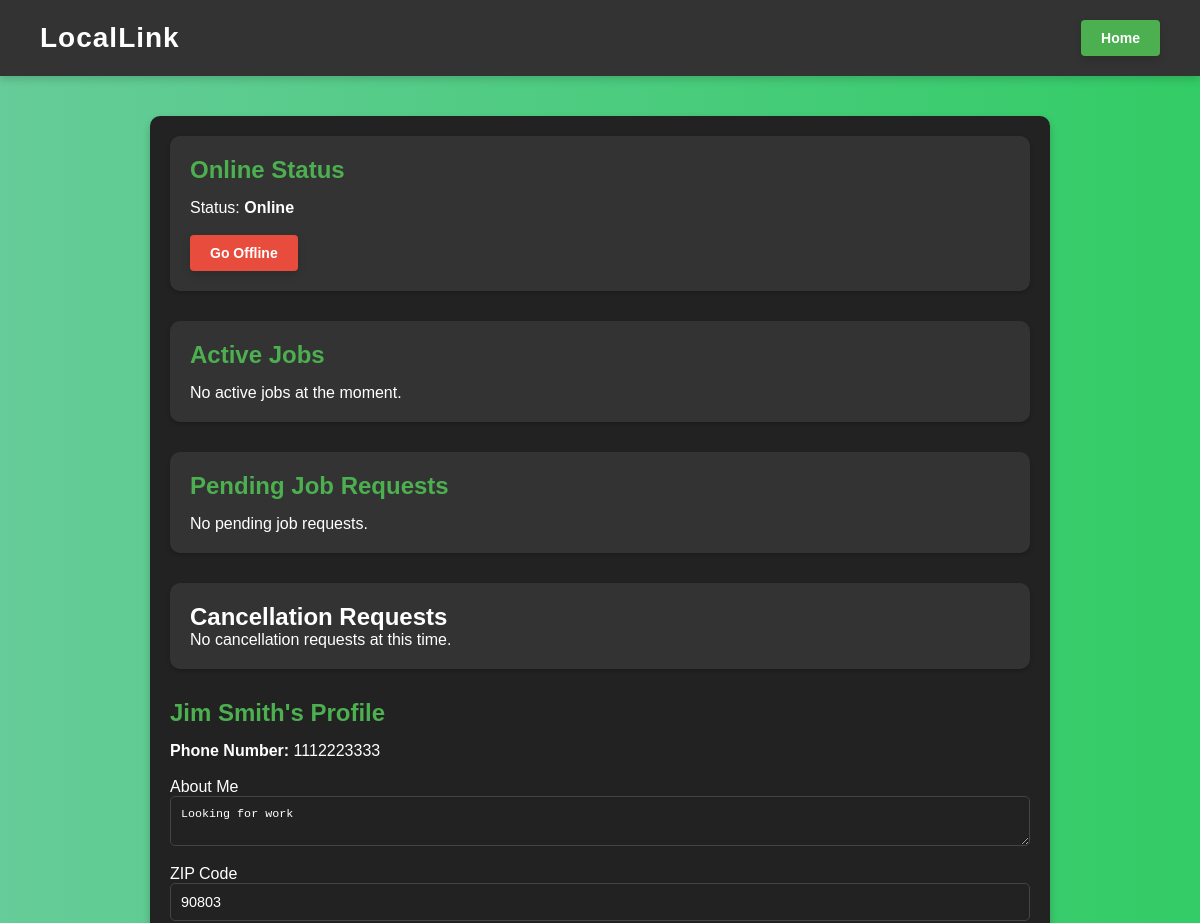
/profile/3 (signed in, upper part), run on an earlier commit of the app's database.
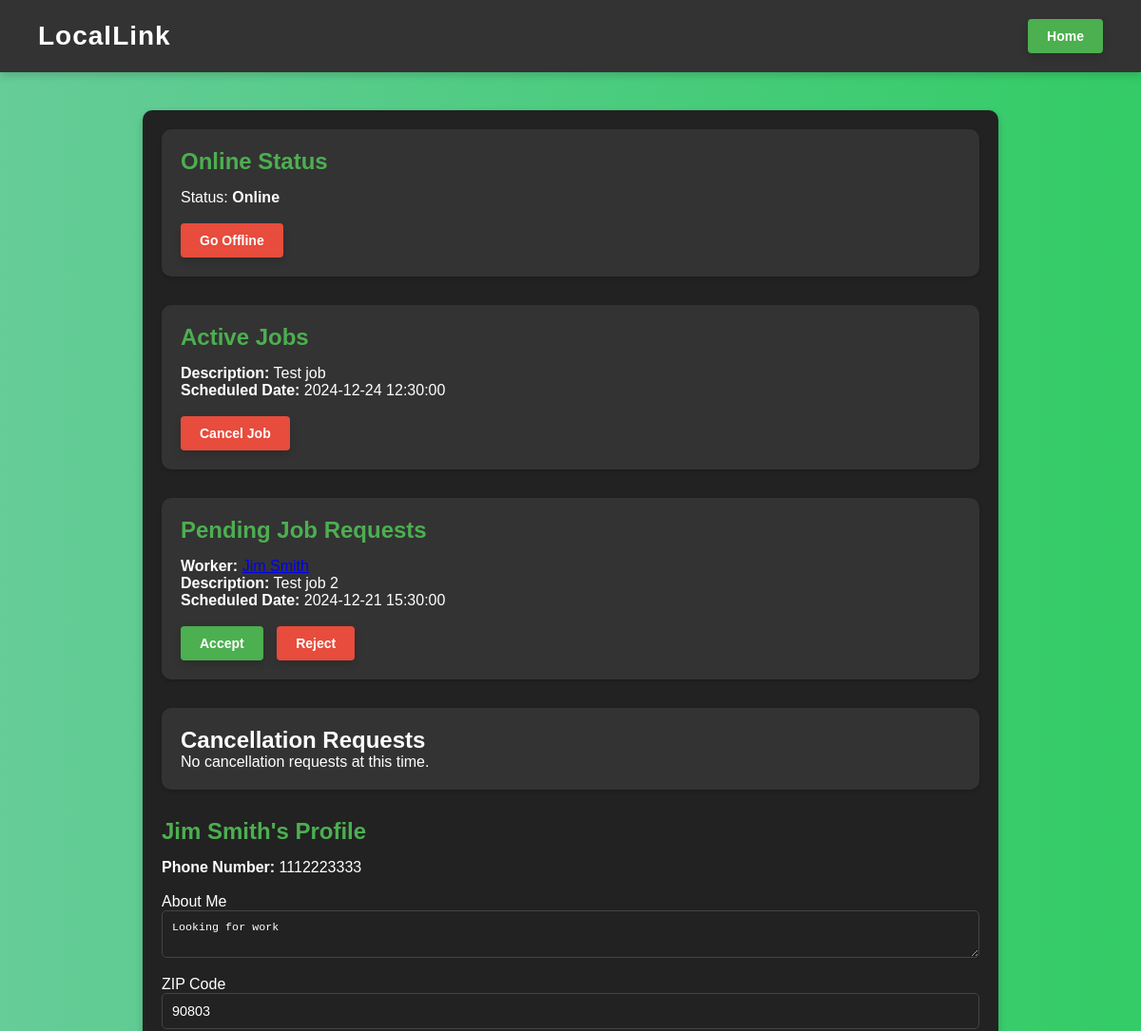
And on a later commit of the database.
### app/models/worker.py (models this page shows, shortened)
class Worker(db.Model):
    __tablename__ = 'workers'
    id = db.Column(db.Integer, primary_key=True)
    profile_picture = db.Column(db.String(200))
    name = db.Column(db.String(100), nullable=False)
    phone_number = db.Column(db.String(15), unique=True, nullable=False)
    password = db.Column(db.String(200), nullable=False)
    zip_code = db.Column(db.String(10), nullable=False)
    travel_distance = db.Column(db.Integer, nullable=False)
    user_role = db.Column(db.String(50), default='regular')
    about_me = db.Column(db.Text, nullable=True)
    is_online = db.Column(db.Boolean, default=False)
    auto_offline_time = db.Column(db.DateTime, nullable=True)
    job_postings = db.relationship('JobPosting', back_populates='worker')
    contracts = db.relationship('Contract', back_populates='worker')
    skills = db.relationship('Skill', back_populates='worker')  # Add this line

### app/models/contract.py (models this page shows)
class Contract(db.Model):
    __tablename__ = 'contracts'
    id = db.Column(db.Integer, primary_key=True)
    worker_id = db.Column(db.Integer, db.ForeignKey('workers.id'), nullable=False)
    employer_id = db.Column(db.Integer, db.ForeignKey('employers.id'), nullable=False)
    job_posting_id = db.Column(db.Integer, db.ForeignKey('job_postings.id'), nullable=True)
    description = db.Column(db.String(500), nullable=True)  # New column for job description
    status = db.Column(db.String(50), default='pending')  # pending, accepted, completed, etc.
    created_at = db.Column(db.DateTime, default=datetime.utcnow)
    job_date = db.Column(db.DateTime, nullable=False)  # Job date
    worker = db.relationship('Worker', back_populates='contracts')
    employer = db.relationship('Employer', back_populates='contracts')
    job_posting = db.relationship('JobPosting', backref='contracts')

### app/routes/worker_routes.py (the view, shortened to what this page needs)
@worker_bp.route('/profile/<int:worker_id>', methods=['GET', 'POST'])
def worker_profile(worker_id):
    worker = Worker.query.get_or_404(worker_id)
    if session.get('worker_id') != worker_id:
        flash("You are not authorized to view this profile.", "danger")
        return redirect(url_for('home.home'))
    form = WorkerProfileForm(obj=worker)
    pending_requests = Contract.query.filter_by(worker_id=worker_id, status='pending').all()
    active_jobs = Contract.query.filter_by(worker_id=worker_id, status='accepted').all()
    cancel_requests = Contract.query.filter_by(worker_id=worker_id, status='cancel_requested').all()
    worker_skills = Skill.query.filter_by(worker_id=worker_id).all()
    return render_template(
        'worker_profile.html',
        worker=worker,
        form=form,
        skills=worker_skills,
        pending_requests=pending_requests,
        active_jobs=active_jobs,
        cancel_requests=cancel_requests,
    )

### app/forms.py
class WorkerProfileForm(FlaskForm):
    about_me = TextAreaField('About Me', validators=[DataRequired()])
    zip_code = StringField('ZIP Code', validators=[DataRequired()])
    travel_distance = IntegerField('Travel Distance (miles)', validators=[DataRequired(), NumberRange(min=1)])
    skill_name = StringField('Skill Name', validators=[Optional()])
    experience_level = IntegerField('Experience Level (1-5)', validators=[Optional(), NumberRange(min=1, max=5)])
    description = TextAreaField('Skill Description', validators=[Optional()])
    rate_type = SelectField(
        'Rate Type',
        choices=[('fixed', 'Fixed'), ('hourly', 'Hourly'), ('negotiable', 'Negotiable')],
        default='negotiable'
    )
    rate_value = FloatField(
        'Rate Value',
        validators=[Optional(), NumberRange(min=0)],
        render_kw={"placeholder": "Leave blank if negotiable"}
    )
    submit = SubmitField('Save Changes')

### app/templates/worker_profile.html (shortened to what this page needs)
<!DOCTYPE html>
<html lang="en">
<head>
    <link rel="stylesheet" href="{{ url_for('static', filename='css/worker_profile.css') }}">
</head>
<body>
    <header>
        <div class="logo">
            <h1>LocalLink</h1>
        </div>
        <nav>
            <a href="{{ url_for('home.home') }}" class="button">Home</a>
        </nav>
    </header>
    <main>
        <section class="profile-card">
            <div class="worker-online-status">
                <h2>Online Status</h2>
                {% if worker.is_online %}
                    <p>Status: <strong>Online</strong></p>
                    <br/>
                    <form method="POST" action="{{ url_for('worker.go_offline', worker_id=worker.id) }}">
                        <button type="submit" class="button danger">Go Offline</button>
                    </form>
                {% endif %}
            </div>
            <div class="active-jobs">
                <h2>Active Jobs</h2>
                <ul>
                    {% if active_jobs %}
                        {% for job in active_jobs %}
                            <li>
                                <p><strong>Description:</strong> {{ job.description }}</p>
                                <p><strong>Scheduled Date:</strong> {{ job.job_date.strftime('%Y-%m-%d %H:%M:%S') }}</p>
                                <br/>
                                <form method="POST" action="{{ url_for('worker.cancel_active_job', job_id=job.id) }}">
                                    <button type="submit" class="button danger">Cancel Job</button>
                                </form>
                                <br/>
                            </li>
                        {% endfor %}
                    {% else %}
                        <p>No active jobs at the moment.</p>
                    {% endif %}
                </ul>
            </div>
            <div class="job-requests">
                <h2>Pending Job Requests</h2>
                <ul>
                    {% if pending_requests %}
                        {% for request in pending_requests %}
                            <li>
                                <p>
                                    <strong>Worker:</strong>
                                    <a href="{{ url_for('worker.worker_view', worker_id=request.worker.id) }}">
                                        {{ request.worker.name }}
                                    </a>
                                </p>
                                <p><strong>Description:</strong> {{ request.description }}</p>
                                <p><strong>Scheduled Date:</strong> {{ request.job_date.strftime('%Y-%m-%d %H:%M:%S') if request.job_date else "N/A" }}</p>
                                <br/>
                                <form method="POST" action="{{ url_for('worker.accept_job', job_id=request.id) }}">
                                    <button type="submit" class="button">Accept</button>
                                </form>
                                <form method="POST" action="{{ url_for('worker.reject_job', job_id=request.id) }}">
                                    <button type="submit" class="button danger">Reject</button>
                                </form>
                            </li>
                        {% endfor %}
                    {% else %}
                        <p>No pending job requests.</p>
                    {% endif %}
                </ul>
            </div>
            <div class="cancellation-requests">
                <h2>Cancellation Requests</h2>
                {% if cancel_requests %}
                    <ul>
                        {% for job in cancel_requests %}
                            <li>
                                <p><strong>Description:</strong> {{ job.description }}</p>
                                <form method="POST" action="{{ url_for('worker.approve_cancellation', job_id=job.id) }}">
                                    <button type="submit" class="button">Approve Cancellation</button>
                                </form>
                            </li>
                        {% endfor %}
                    </ul>
                {% else %}
                    <p>No cancellation requests at this time.</p>
                {% endif %}
            </div>
            <div class="worker-details">
                <h2>{{ worker.name }}'s Profile</h2>
                <p><strong>Phone Number:</strong> {{ worker.phone_number }}</p>
                <br/>
                <form method="POST" action="">
                    <div>
                        {{ form.about_me.label }}
                        {{ form.about_me() }}
                    </div>
                    <div>
                        {{ form.zip_code.label }}
                        {{ form.zip_code() }}
                    </div>
                    <br/>
                </form>
            </div>
        </section>
    </main>
</body>
</html>

### app/static/css/worker_profile.css (style rules this page uses)
* { margin: 0; padding: 0; box-sizing: border-box; }
body { font-family: Arial, sans-serif; background: linear-gradient(to right, #66cc99, #33cc66); color: #333; display: flex; flex-direction: column; min-height: 100vh; margin: 0; }
header { display: flex; justify-content: space-between; align-items: center; background-color: #333; color: white; padding: 20px 40px; box-shadow: 0 4px 8px rgba(0, 0, 0, 0.15); }
header .logo h1 { font-size: 28px; letter-spacing: 1px; }
header nav a { font-weight: bold; text-decoration: none; margin-left: 15px; padding: 10px 20px; color: #fff; background-color: #4CAF50; border-radius: 5px; transition: background-color 0.3s ease; }
main { flex-grow: 1; display: flex; justify-content: center; align-items: center; padding: 40px; }
.profile-card { background-color: #222; color: white; border-radius: 10px; box-shadow: 0 4px 8px rgba(0, 0, 0, 0.2); padding: 20px; max-width: 900px; width: 100%; display: flex; flex-direction: column; gap: 30px; }
.worker-online-status, .active-jobs, .cancellation-requests, .job-requests { padding: 20px; background-color: #333; border-radius: 10px; box-shadow: 0 2px 4px rgba(0, 0, 0, 0.2); }
.worker-details h2, .worker-skills h2, .job-requests h2, .active-jobs h2, .worker-online-status h2 { color: #4CAF50; font-size: 1.5em; margin-bottom: 15px; }
.active-jobs ul, .job-requests ul { list-style: none; }
textarea, input[type="text"], input[type="number"] { width: 100%; padding: 10px; border: 1px solid #444; border-radius: 5px; background-color: #222; color: white; font-size: 0.9em; margin-bottom: 15px; }
.job-requests li form, .active-jobs li form { display: inline-block; margin-right: 10px; }
.button { display: inline-block; padding: 10px 20px; background-color: #4CAF50; color: white; text-decoration: none; font-size: 14px; font-weight: bold; border-radius: 4px; border: none; box-shadow: 0 4px 8px rgba(0, 0, 0, 0.15); cursor: pointer; transition: background-color 0.3s, transform 0.2s; }
.button.danger { background-color: #e74c3c; }

What changed in the data, as far as the page shows it:
added Contract: description "Test job", job_date "2024-12-24 12:30:00", shown under "Active Jobs"
added Contract: worker.name "Jim Smith", description "Test job 2", job_date "2024-12-21 15:30:00", shown under "Pending Job Requests"
Also different on the page:
text no longer shown: "No active jobs at the moment. No pending job requests."
